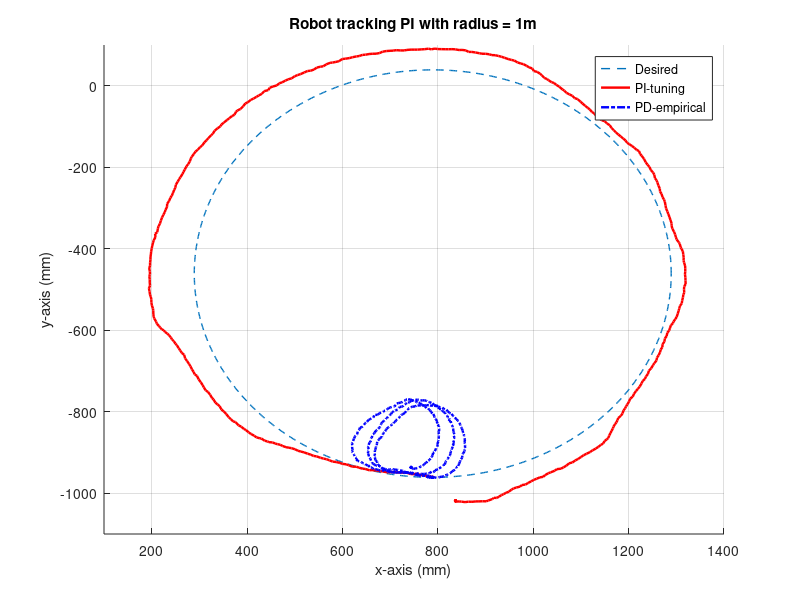
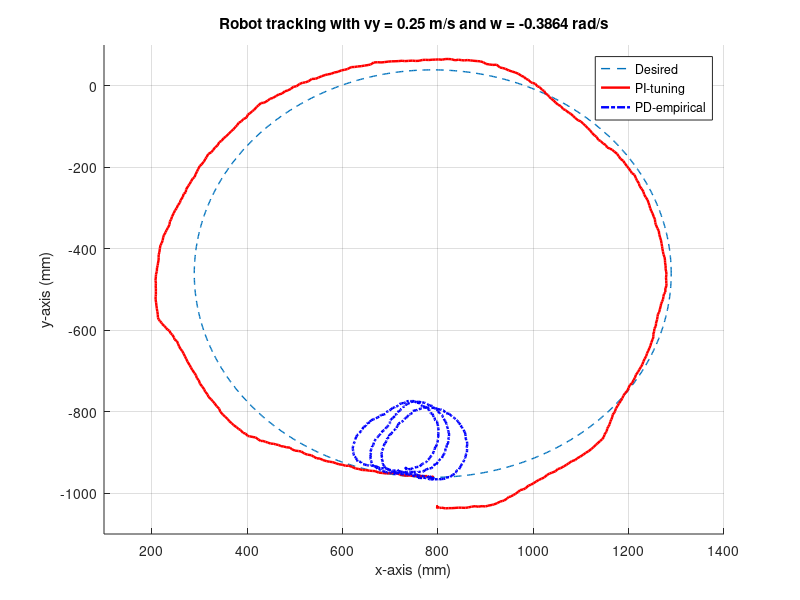
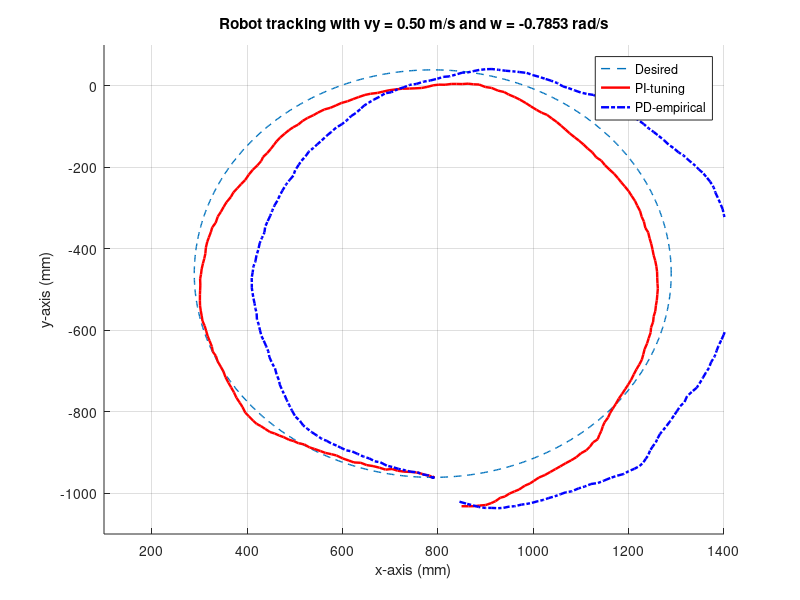
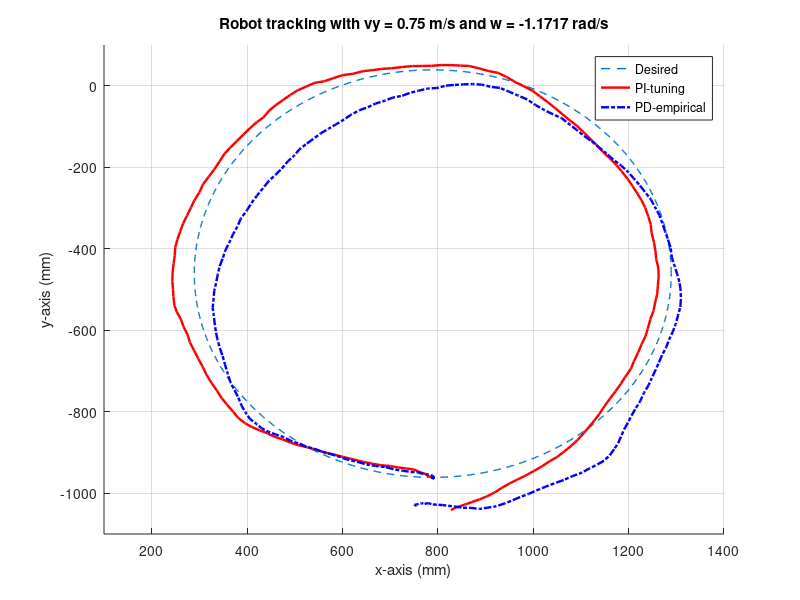

The MATLAB script that drew these images, in order:
clc
clear all
close all

%CIRCLE PI
data1 = csvread('CirclePI_R1m_08_01_2020.csv');
x_pi_015ms = data1(:,1);
y_pi_015ms = data1(:,2);
y_pi_015ms(891,1) = y_pi_015ms(890,1);

data2 = csvread('CircleMaster_R1m_08_01_2020.csv');
x_master_015ms = data2(1:891,1);
y_master_015ms = data2(1:891,2);

figure;
title('Robot tracking PI with radius = 1m')
xlabel('x-axis (mm)');
ylabel('y-axis (mm)');
axis([100 1400 -1100 100])
hold on

th = 0:pi/445:2*pi;
xunit = 500 * cos(th) + 789.3;
xunit = xunit';
yunit = 500 * sin(th) + -461;
yunit = yunit';
a1 = plot(xunit, yunit, '--', 'lineWidth',1); M1 = 'Desired';

%for i = 1:891
%    plot(x_pi_r1m(i,1),y_pi_r1m(i,1),'r.','lineWidth',10);
%    pause(0.05)
%end

hold on
grid on
a2 = plot(x_pi_015ms,y_pi_015ms,'r-','lineWidth',1.75); M2 = 'PI-tuning';
a3 = plot(x_master_015ms,y_master_015ms,'b-.','lineWidth',1.75); M3 = 'PD-empirical';
legend([a1;a2;a3], M1, M2, M3)

%0.25m/s

%CIRCLE PI 25 ms
data4 = csvread('CirclePI_25_ms_09_01_2020.csv');
x_pi_025ms = data4(:,1);
y_pi_025ms = data4(:,2);

data5 = csvread('CircleMaster_25_ms_09_01_2020.csv');
x_master_025ms = data5(:,1);
y_master_025ms = data5(:,2);

figure;
title('Robot tracking with vy = 0.25 m/s and w = -0.3864 rad/s')
xlabel('x-axis (mm)');
ylabel('y-axis (mm)');
axis([100 1400 -1100 100])
hold on

th = 0:pi/445:2*pi;
xunit = 500 * cos(th) + 789.3;
xunit = xunit';
yunit = 500 * sin(th) + -461;
yunit = yunit';
a1 = plot(xunit, yunit, '--', 'lineWidth',1); M1 = 'Desired';

hold on
grid on
a4 = plot(x_pi_025ms,y_pi_025ms,'r-','lineWidth',1.75); M4 = 'PI-tuning';
a5 = plot(x_master_025ms,y_master_025ms,'b-.','lineWidth',1.75); M5 = 'PD-empirical';
legend([a1;a2;a3], M1, M4, M5)

%CIRCLE PI 50ms
data6 = csvread('CirclePI_50_ms_09_01_2020.csv');
x_pi_050ms = data6(1:355,1);
y_pi_050ms = data6(1:355,2);

data7 = csvread('CircleMaster_50_ms_09_01_2020.csv');
x_master_050ms = data7(1:340,1);
y_master_050ms = data7(1:340,2);

figure;
title('Robot tracking with vy = 0.50 m/s and w = -0.7853 rad/s')
xlabel('x-axis (mm)');
ylabel('y-axis (mm)');
axis([100 1400 -1100 100])
hold on

th = 0:pi/445:2*pi;
xunit = 500 * cos(th) + 789.3;
xunit = xunit';
yunit = 500 * sin(th) + -461;
yunit = yunit';
a1 = plot(xunit, yunit, '--', 'lineWidth',1); M1 = 'Desired';

hold on
grid on
a6 = plot(x_master_050ms,y_master_050ms,'r-','lineWidth',1.75); M6 = 'PI-tuning';
a7 = plot(x_pi_050ms,y_pi_050ms,'b-.','lineWidth',1.75); M7 = 'PD-empirical';
legend([a1;a6;a7], M1, M6, M7)

%CIRCLE PI 75ms
data8 = csvread('CirclePI_75_ms_09_01_2020.csv');
x_pi_075ms = data8(1:290,1);
y_pi_075ms = data8(1:290,2);

data9 = csvread('CircleMaster_75_ms_09_01_2020.csv');
x_master_075ms = data9(1:270,1);
y_master_075ms = data9(1:270,2);

figure;
title('Robot tracking with vy = 0.75 m/s and w = -1.1717 rad/s')
xlabel('x-axis (mm)');
ylabel('y-axis (mm)');
axis([100 1400 -1100 100])
hold on

th = 0:pi/445:2*pi;
xunit = 500 * cos(th) + 789.3;
xunit = xunit';
yunit = 500 * sin(th) + -461;
yunit = yunit';
a1 = plot(xunit, yunit, '--', 'lineWidth',1); M1 = 'Desired';

hold on
grid on
a8 = plot(x_master_075ms,y_master_075ms,'r-','lineWidth',1.75); M8 = 'PI-tuning';
a9 = plot(x_pi_075ms,y_pi_075ms,'b-.','lineWidth',1.75); M9 = 'PD-empirical';
legend([a1;a8;a9], M1, M8, M9)

%CIRCLE PI 100ms
data10 = csvread('CirclePI_100_ms_09_01_2020.csv');
x_pi_100ms = data10(1:220,1);
y_pi_100ms = data10(1:220,2);

data11 = csvread('CircleMaster_100_ms_09_01_2020.csv');
x_master_100ms = data11(1:250,1);
y_master_100ms = data11(1:250,2);

figure;
title('Robot tracking PI with vy = 1.0 m/s and w = 1.5708 rad/s')
xlabel('x-axis (mm)');
ylabel('y-axis (mm)');
axis([100 1400 -1100 100])
hold on

th = 0:pi/445:2*pi;
xunit = 500 * cos(th) + 789.3;
xunit = xunit';
yunit = 500 * sin(th) + -461;
yunit = yunit';
a1 = plot(xunit, yunit, '--', 'lineWidth',1); M1 = 'Desired';

hold on
grid on
a10 = plot(x_master_100ms,y_master_100ms,'r-','lineWidth',1.75); M10 = 'PI-tuning';
a11 = plot(x_pi_100ms,y_pi_100ms,'b-.','lineWidth',1.75); M11 = 'PD-empirical';
legend([a1;a10;a11], M1, M10, M11)

%CIRCLE PI 30ms
data12 = csvread('CirclePI_30_ms_09_01_2020.csv');
x_pi_30ms = data12(:,1);
y_pi_30ms = data12(:,2);

data13 = csvread('CircleMaster_30_ms_09_01_2020.csv');
x_master_30ms = data13(:,1);
y_master_30ms = data13(:,2);

figure;
title('Robot tracking PI with vy = 0.3 m/s')
xlabel('x-axis (mm)');
ylabel('y-axis (mm)');
axis([100 1400 -1100 100])
hold on

th = 0:pi/445:2*pi;
xunit = 500 * cos(th) + 789.3;
xunit = xunit';
yunit = 500 * sin(th) + -461;
yunit = yunit';
a1 = plot(xunit, yunit, '--', 'lineWidth',1); M1 = 'Desired';

hold on
grid on
a12 = plot(x_pi_30ms,y_pi_30ms,'r-','lineWidth',1.75); M12 = 'PI-tuning';
a13 = plot(x_master_30ms,y_master_30ms,'b-.','lineWidth',1.75); M13 = 'PD-empirical';
legend([a1;a12;a13], M1, M12, M13)